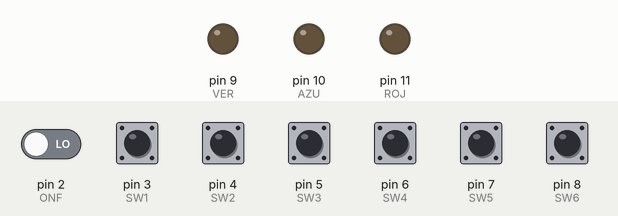
Simulated run of this sketch. Board: Arduino Uno, built with avr-gcc and run on an emulated ATmega328P. Shown: output pins drawn as LEDs (lit = HIGH). Inputs (shaded band) come from the test bench; at power-on: pin 2 (ONF), pin 3 (SW1), pin 4 (SW2), pin 5 (SW3), pin 6 (SW4), pin 7 (SW5), pin 8 (SW6) LOW.

Above: at 1.2 s.
1.3 s: pin 3 (SW1) pulled HIGH for 0.15 s
At 2.2 s:
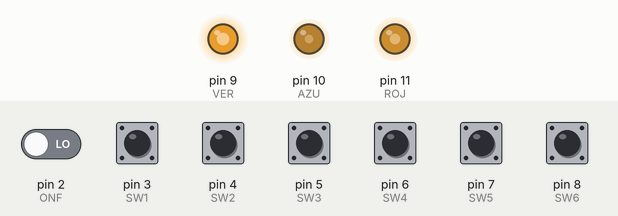
2.9 s: pin 2 (ONF) driven HIGH
At 3.7 s:
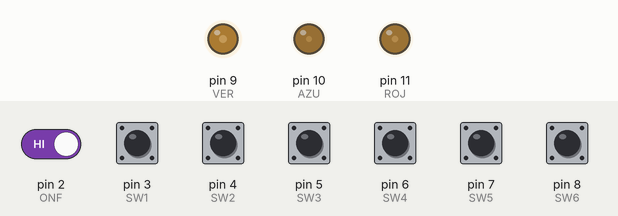
4.4 s: pin 4 (SW2) pulled HIGH for 0.15 s
At 5.6 s:
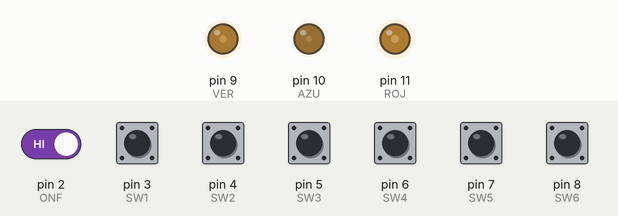
6.0 s: pin 5 (SW3) pulled HIGH for 0.15 s
At 6.8 s:
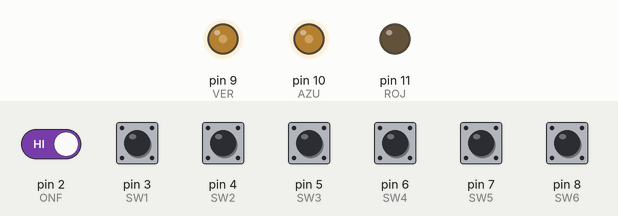
7.6 s: pin 6 (SW4) pulled HIGH for 0.15 s
At 8.0 s:
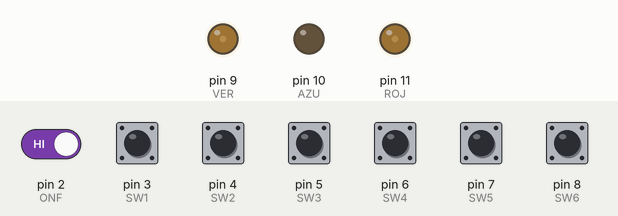
Timing chart, 0 to 10.2 s (numbered marks = the images above; inputs shaded):
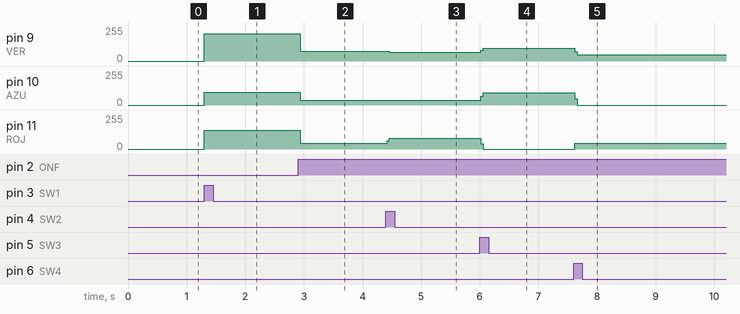

The sketch:

Ejercicio1.ino
```cpp
const int ONF = 2;        // Botón de Encendido/Apagado
const int SW1 = 3;        // Botón de color 1
const int SW2 = 4;        // Botón de color 2
const int SW3 = 5;        // Botón de color 3
const int SW4 = 6;        // Botón de color 4
const int SW5 = 7;        // Botón de color 5
const int SW6 = 8;        // Botón de color 6
const int VER = 9;        // Pin verd del LED
const int AZU = 10;       // Pin azul del LED
const int ROJ = 11;       // Pin rojo del LED

int ESO = 1;              // Estado boton de encendido/apagado
int ESW = 0;              // Estado boton del color seleccionado

void setup() {
  pinMode(VER, OUTPUT);   // Salida al LED
  pinMode(AZU, OUTPUT);   // Salida al LED
  pinMode(ROJ, OUTPUT);   // Salida al LED
  pinMode(ONF, INPUT);    // Pin de encendido/apagado
  pinMode(SW1, INPUT);    // Pin del color 1
  pinMode(SW2, INPUT);    // Pin del color 2
  pinMode(SW3, INPUT);    // Pin del color 3
  pinMode(SW4, INPUT);    // Pin del color 4
  pinMode(SW5, INPUT);    // Pin del color 5
  pinMode(SW6, INPUT);    // Pin del color 6
}

void loop() {
  ONFF();                 // Leer si el usuario desea que esté encendido o apagado
  if (ESO==1){            // ESO: 1-Encendido 0-Apagado
    Select();             // Leer que color seleccionó el usuario, solo se puede cambiar
                          // de color mientras se esté encendido en LED
    switch (ESW){         // Se analiza el valor de ESW asignado por Select()
      case 1:       // Color  Berriasian
        analogWrite(ROJ,140);
        analogWrite(VER,205);
        analogWrite(AZU,96);
        break;
      case 2:       // Color Danian
        analogWrite(ROJ,253);
        analogWrite(VER,180);
        analogWrite(AZU,98);
        break;
      case 3:       // Color Aqua
        analogWrite(ROJ,0);
        analogWrite(VER,255);
        analogWrite(AZU,255);
        break;
      case 4:       // Color Oliva
        analogWrite(ROJ,128);
        analogWrite(VER,128);
        analogWrite(AZU,0);
        break;
      case 5:       // Color Teal
        analogWrite(ROJ,0);
        analogWrite(VER,128);
        analogWrite(AZU,128);
        break;
      case 6:       // Color Morado
        analogWrite(ROJ,128);
        analogWrite(VER,0);
        analogWrite(AZU,128);
        break;
    }
  } else {
      analogWrite(ROJ,0);
      analogWrite(VER,0);
      analogWrite(AZU,0);
  }
}

void ONFF() {       // Función para verificar el estado de encendido o apagado
  if (digitalRead(ONF)==HIGH){
    ESO++;
    if (ESO==2){    // Solo se utilizan valores de 0 y 1 para el led, por lo que
      ESO=0;        // se utiliza un conteo modulo 2
    }
  }
}

void Select(){      // Función para leer el estado de cada switch
  if (digitalRead(SW1)==HIGH){
    ESW=1;
  }
  if (digitalRead(SW2)==HIGH){
    ESW=2;
  }
  if (digitalRead(SW3)==HIGH){
    ESW=3;
  }
  if (digitalRead(SW4)==HIGH){
    ESW=4;
  }
  if (digitalRead(SW5)==HIGH){
    ESW=5;
  }
  if (digitalRead(SW6)==HIGH){
    ESW=6;
  }
}
```

Measured:
- after the input at 1.3 s, pin 9 (VER): 0/255 → 205/255 at once; pin 10 (AZU): 0/255 → 96/255 at once; pin 11 (ROJ): 0/255 → 140/255 at once
- after the input at 2.9 s, pin 9 (VER): 205/255 → 74/255 at once; pin 10 (AZU): 96/255 → 37/255 at once; pin 11 (ROJ): 140/255 → 44/255 at once
- after the input at 4.4 s, pin 9 (VER): 74/255 → 67/255 after 0.06 s; pin 11 (ROJ): 44/255 → 80/255 at once
- after the input at 6.0 s, pin 9 (VER): 67/255 → 94/255 at once; pin 10 (AZU): 37/255 → 93/255 at once; pin 11 (ROJ): 80/255 → 0/255 at once
- after the input at 7.6 s, pin 9 (VER): 94/255 → 48/255 at once; pin 10 (AZU): 93/255 → 0/255 at once; pin 11 (ROJ): 0/255 → 44/255 at once
